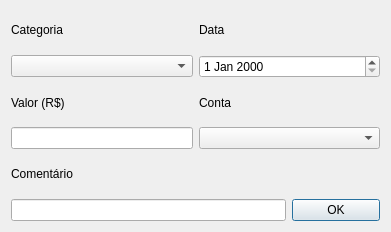
<?xml version="1.0" encoding="UTF-8"?>
<ui version="4.0">
 <class>Dialog</class>
 <widget class="QDialog" name="Dialog">
  <property name="geometry">
   <rect>
    <x>0</x>
    <y>0</y>
    <width>391</width>
    <height>232</height>
   </rect>
  </property>
  <property name="windowTitle">
   <string>Dialog</string>
  </property>
  <layout class="QGridLayout" name="gridLayout">
   <item row="4" column="0">
    <widget class="QLabel" name="label_5">
     <property name="styleSheet">
      <string notr="true">font: 63 11pt &quot;Segoe UI Semibold&quot;;</string>
     </property>
     <property name="text">
      <string>Comentário</string>
     </property>
    </widget>
   </item>
   <item row="5" column="3">
    <widget class="QPushButton" name="pushButton">
     <property name="text">
      <string>OK</string>
     </property>
    </widget>
   </item>
   <item row="5" column="0" colspan="3">
    <widget class="QLineEdit" name="lineEdit_3">
     <property name="sizePolicy">
      <sizepolicy hsizetype="Preferred" vsizetype="Fixed">
       <horstretch>0</horstretch>
       <verstretch>0</verstretch>
      </sizepolicy>
     </property>
    </widget>
   </item>
   <item row="3" column="0" colspan="2">
    <widget class="QLineEdit" name="lineEdit_2">
     <property name="sizePolicy">
      <sizepolicy hsizetype="Preferred" vsizetype="Fixed">
       <horstretch>0</horstretch>
       <verstretch>0</verstretch>
      </sizepolicy>
     </property>
    </widget>
   </item>
   <item row="3" column="2" colspan="2">
    <widget class="QComboBox" name="comboBox_2"/>
   </item>
   <item row="1" column="2" colspan="2">
    <widget class="QDateEdit" name="dateEdit"/>
   </item>
   <item row="1" column="0" colspan="2">
    <widget class="QComboBox" name="comboBox"/>
   </item>
   <item row="2" column="0" colspan="2">
    <widget class="QLabel" name="label_3">
     <property name="styleSheet">
      <string notr="true">font: 63 11pt &quot;Segoe UI Semibold&quot;;</string>
     </property>
     <property name="text">
      <string>Valor (R$)</string>
     </property>
    </widget>
   </item>
   <item row="2" column="2" colspan="2">
    <widget class="QLabel" name="label_4">
     <property name="styleSheet">
      <string notr="true">font: 63 11pt &quot;Segoe UI Semibold&quot;;</string>
     </property>
     <property name="text">
      <string>Conta</string>
     </property>
    </widget>
   </item>
   <item row="0" column="2" colspan="2">
    <widget class="QLabel" name="label_2">
     <property name="styleSheet">
      <string notr="true">font: 63 11pt &quot;Segoe UI Semibold&quot;;</string>
     </property>
     <property name="text">
      <string>Data</string>
     </property>
    </widget>
   </item>
   <item row="0" column="0" colspan="2">
    <widget class="QLabel" name="label">
     <property name="styleSheet">
      <string notr="true">font: 63 11pt &quot;Segoe UI Semibold&quot;;</string>
     </property>
     <property name="text">
      <string>Categoria</string>
     </property>
    </widget>
   </item>
  </layout>
 </widget>
 <resources/>
 <connections/>
</ui>
